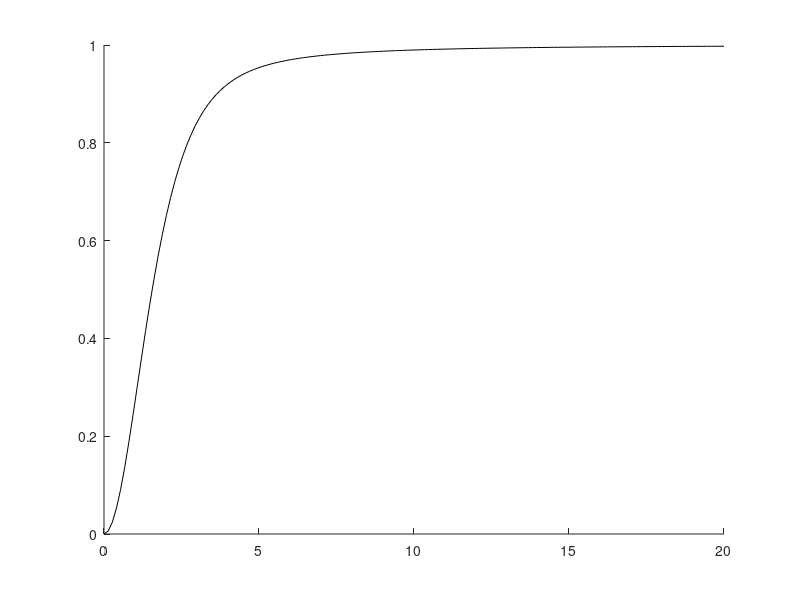

The MATLAB script that drew this image: (Note: this script raises an error after producing the figure.)
% solve_compactified.m
clearvars; close all; clc

% discretizzazione su s in [0,1]
m = 5001;
s = linspace(0,1,m)';      % s(1)=0, s(end)=1
h = s(2)-s(1);

% derivata prima e seconda (matrici centrali)
e = ones(m,1);
D1 = spdiags(e*[-1,0,1]/(2*h), -1:1, m,m);
D2 = spdiags(e*[1,-2,1]/(h^2), -1:1, m,m);

D1(1,:) = 0; D1(m,:) = 0;
D2(1,1:2) = 0; D2(m,m-1:m) = 1;

nonlinear_term = @(g) (1 - g.^2).*g;
nonlinear_Jdiag = @(g) (1 - 3*g.^2);   
Ffun = @(g) ( (s-1).^4 ).* (D2*g) + 2*(s-1).^3 .* (D1*g) - (((s-1).^3)./s).* (D1*g) ...
           - (((s-1).^2)./(s.^2)).* g + nonlinear_term(g);

Jfun = @(g) spdiags((s-1).^4,0,m,m)*D2 + spdiags(2*(s-1).^3,0,m,m)*D1 ...
           - spdiags(((s-1).^3)./s,0,m,m)*D1 - spdiags(((s-1).^2)./(s.^2),0,m,m) ...
           + spdiags(nonlinear_Jdiag(g),0,m,m);

g = (linspace(0,1,m)').^2; 
g(1) = 0;
g(end) = 1;

tol = 1e-8;
maxit = 100;
for k = 1:maxit
    F = Ffun(g);
    J = Jfun(g);

    F(1) = g(1) - 0;
    F(end) = g(end) - 1;
    
    delta = - (J \ F);
    g = g + delta;

    if norm(delta, Inf) < tol
        fprintf('Newton converged in %d iters, ||delta||_inf = %.3e\n', k, norm(delta,Inf));
        break;
    end

end

%% interpolation
pp = spline(s,g);
x = linspace(9,25,150);

r = linspace(0,20,150);
rhofd = ppval(pp,r./(1 + r)).^2;

r2 = linspace(0,20,20);
r3 = linspace(1,20,20);
r4 = linspace(2,20,20);

figure(1);
hold on;
plot(r,rhofd,'k');
plot(r2,rho2(r2), 'bo');
plot(r4,rho(r4,0,0,0),'r^');

legend('FD, N = 5001', 'q = 2', 'q = 4', 'Location','southeast');
grid on;

hold off;

figure(2);
hold on;
plot(x,ones(length(x)), 'm--');
plot(x,rho2(x), 'bo');
plot(x,rho(x,0,0,0), 'r^');
hold off;
grid on;
legend('1','q = 2', 'q = 4', 'Location','southeast');


%% pade approximations

